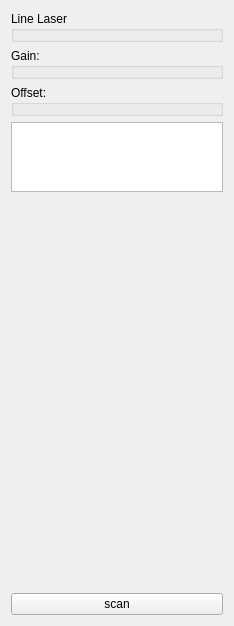
<?xml version="1.0" encoding="UTF-8"?>
<ui version="4.0">
 <class>_ScanCaliberationSection</class>
 <widget class="QWidget" name="_ScanCaliberationSection">
  <property name="geometry">
   <rect>
    <x>0</x>
    <y>0</y>
    <width>234</width>
    <height>626</height>
   </rect>
  </property>
  <property name="windowTitle">
   <string>Form</string>
  </property>
  <layout class="QVBoxLayout" name="verticalLayout">
   <item>
    <widget class="_SliderBox" name="line_laser_slider_box">
     <property name="title">
      <string>Line Laser</string>
     </property>
    </widget>
   </item>
   <item>
    <widget class="_SliderBox" name="gain_slider_box">
     <property name="title">
      <string>Gain:</string>
     </property>
    </widget>
   </item>
   <item>
    <widget class="_SliderBox" name="offset_slider_box">
     <property name="title">
      <string>Offset:</string>
     </property>
    </widget>
   </item>
   <item>
    <widget class="QTextBrowser" name="instruction_display_text_browser">
     <property name="source">
      <url>
       <string>qrc:/Config/Docs/instructions_light_caliberation.htm</string>
      </url>
     </property>
    </widget>
   </item>
   <item>
    <spacer name="verticalSpacer">
     <property name="orientation">
      <enum>Qt::Vertical</enum>
     </property>
     <property name="sizeHint" stdset="0">
      <size>
       <width>20</width>
       <height>567</height>
      </size>
     </property>
    </spacer>
   </item>
   <item>
    <widget class="QPushButton" name="scan_button">
     <property name="text">
      <string>scan</string>
     </property>
    </widget>
   </item>
  </layout>
 </widget>
 <customwidgets>
  <customwidget>
   <class>_SliderBox</class>
   <extends>QGroupBox</extends>
   <header>UI/_sliderbox.h</header>
   <container>1</container>
  </customwidget>
 </customwidgets>
 <resources/>
 <connections/>
</ui>
